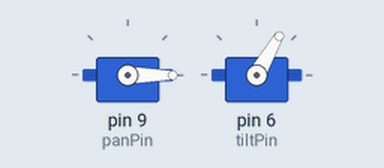
This sketch was run on a simulated Arduino Uno, built with avr-gcc and run on an emulated ATmega328P. Parts: 2 × servo.

Above: at 0.08 s.
At 7.55 s:
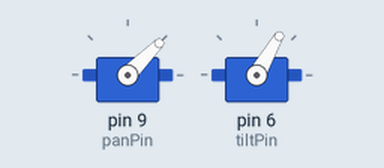
At 15.03 s:
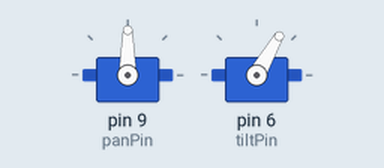
At 30.06 s:
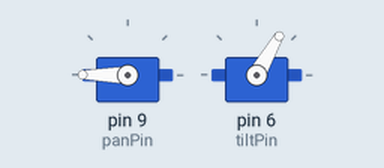
Timing chart, 0 to 40.0 s (numbered marks = the images above):
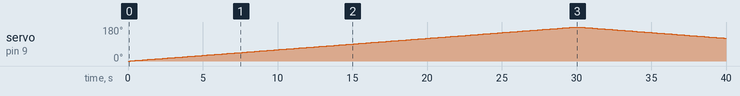

Measured:
- by itself, servo on pin 9 (panPin): rises from 0° to 180° in 29.7 s, then falls to 121° in 10.0 s

The sketch:

TestingSketch_Pan.ino
```cpp
// Include the servo library:
#include <Servo.h>

// Create a new servo object:
Servo panServo;
Servo tiltServo;

#define panPin 9
#define tiltPin 6


// Create a variable to store the servo position:
int pan = 0;
int tilt = 0;

int delayTime = 60000/360;

void setup() {

  panServo.attach(panPin);
  tiltServo.attach(tiltPin);

}

void loop() {

  tiltServo.write(60);

  // Sweep from 0 to 180 degrees:
  for (pan = 0; pan <= 180; pan += 1) {
    panServo.write(pan);
    delay(delayTime);
  }

  // And back from 180 to 0 degrees:
  for (pan = 180; pan >= 0; pan -= 1) {
    panServo.write(pan);
    delay(delayTime);
  }

}
```
